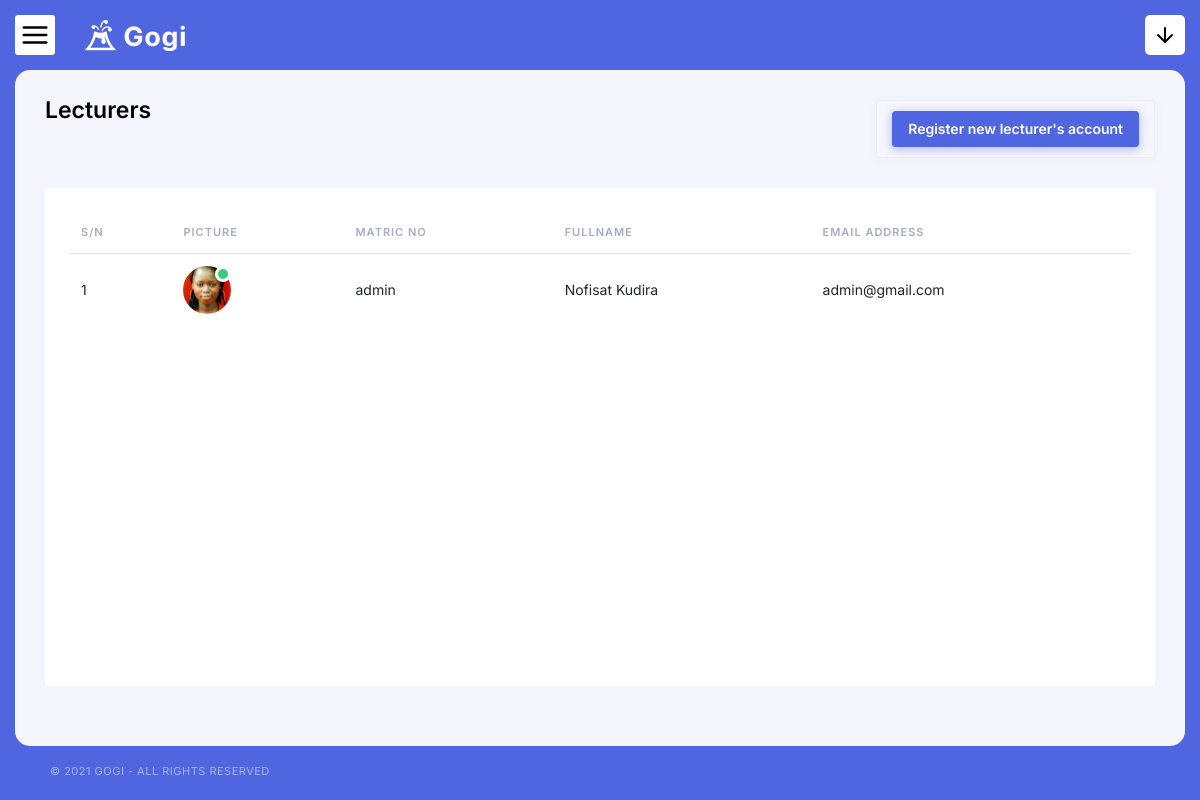
Page /admin/lecturers.php (signed in) on the committed database.
### tables this page shows
CREATE TABLE `lecturers` (
  `id` int(11) NOT NULL,
  `staff_id` varchar(10) NOT NULL,
  `fullname` varchar(120) NOT NULL,
  `image` varchar(120) NOT NULL,
  `email` varchar(120) NOT NULL,
  `password` text NOT NULL,
  `created_at` timestamp NOT NULL DEFAULT current_timestamp(),
  `updated_at` timestamp NOT NULL DEFAULT current_timestamp() ON UPDATE current_timestamp()
);

### core/db.class.php (called while the page is built, shortened)
<?php
    class DB {
        public $host = 'localhost';
        public $dbname = 'gogi_assignment';
        public $password = '';
        public $username = 'root';
        public $conn;
        function __construct(){
            try {
                $this->conn = new PDO("mysql:host=$this->host;dbname=$this->dbname;", $this->username, $this->password);
                $this->conn->setAttribute(PDO::ATTR_ERRMODE,PDO::ERRMODE_EXCEPTION);
            } catch (PDOException $ex) {
                echo 'Error in database connection '. $ex->getMessage();
            }
        }
        function prep($query){
            return $this->conn->prepare($query);
        }
        function fetchAll($query,$value){
            $query = $this->prep($query);
            $query->execute($value);
            return $query->fetchAll();
        }
    }
?>

### core/lecturers.class.php (called while the page is built, shortened)
<?php
    include_once 'db.class.php';
    class Lecturers extends DB{
        function fetch_lecturers(){
            return DB::fetchAll("SELECT * FROM lecturers ORDER BY fullname ASC",[]);
        }
    }
?>

### admin/lecturers.php (the view, shortened to what this page needs)
<?php
    include_once '../core/lecturers.class.php';
    $lecturer_obj = new Lecturers();
    $lecturers = $lecturer_obj->fetch_lecturers();
?>
<!doctype html>
<html lang="en">
<head>
    <?php include "includes/header-resources.php"; ?>
    <link rel="stylesheet" href="../vendors/dataTable/datatables.min.css" type="text/css">
</head>
<body class="horizontal-navigation">
    <div class="layout-wrapper">
        <?php include "includes/header.php"; ?>
        <div class="content-wrapper">
            <div class="content-body">
                <div class="content ">
                    <div class="page-header d-md-flex justify-content-between">
                        <div>
                            <h3>Lecturers</h3>
                        </div>
                        <div class="mt-3 mt-md-0">
                            <div id="dashboard-date" class="btn btn-outline-light">
                                <a class="btn btn-primary" href="new-lecturer">Register new lecturer's account</a>
                            </div>
                        </div>
                    </div>
                    <div class="row">
                        <div class="col-lg-12">
                            <div class="card">
                                <div class="card-body">
                                    <div class="table-responsive card-scroll" style="height: 450px;">
                                        <table id="my-courses" class="table">
                                            <thead>
                                                <tr>
                                                    <th>S/N</th>
                                                    <th>Picture</th>
                                                    <th>Matric No</th>
                                                    <th>Fullname</th>
                                                    <th>Email Address</th>
                                                </tr>
                                            </thead>
                                            <tbody>
                                                <?php $sn = 0; foreach ($lecturers as $lecturer): $sn++ ?>
                                                    <tr>
                                                        <td><?php echo $sn ?></td>
                                                        <td>
                                                            <span class="avatar avatar-state-success">
                                                                <img src="../uploads/lecturers/images/<?php echo $lecturer['image'] ?>" class="rounded-circle" alt="image">
                                                            </span>
                                                        </td>
                                                        <td>
                                                            <?php echo $lecturer['staff_id'] ?>
                                                        </td>
                                                        <td>
                                                            <?php echo $lecturer['fullname'] ?>
                                                        </td>
                                                        <td>
                                                            <?php echo $lecturer['email'] ?>
                                                        </td>
                                                    </tr>
                                                <?php endforeach ?>
                                            </tbody>
                                        </table>
                                    </div>
                                </div>
                            </div>
                        </div>
                    </div>
                </div>
                <?php include "includes/footer.php"; ?>
            </div>
        </div>
    </div>
</body>
</html>

### rows in the picture
lecturers: image (picture), staff "admin", fullname "Nofisat Kudira", email "admin@gmail.com"
